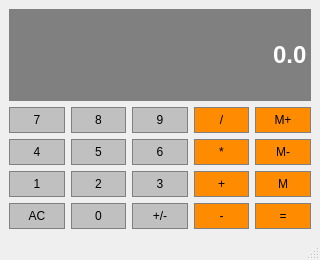
<?xml version="1.0" encoding="UTF-8"?>
<ui version="4.0">
 <class>MainWindow</class>
 <widget class="QMainWindow" name="MainWindow">
  <property name="geometry">
   <rect>
    <x>0</x>
    <y>0</y>
    <width>320</width>
    <height>260</height>
   </rect>
  </property>
  <property name="windowTitle">
   <string>MainWindow</string>
  </property>
  <widget class="QWidget" name="centralwidget">
   <layout class="QGridLayout" name="gridLayout">
    <item row="2" column="3">
     <widget class="QPushButton" name="Divide">
      <property name="sizePolicy">
       <sizepolicy hsizetype="Preferred" vsizetype="Preferred">
        <horstretch>0</horstretch>
        <verstretch>0</verstretch>
       </sizepolicy>
      </property>
      <property name="styleSheet">
       <string notr="true">QPushButton{
background-color:#FF8C00;
border:1px solid gray;
padding: 5px;
}

QPushButton:pressed{
background-color:#A9A9A9;
border:1px solid gray;
padding: 5px;
}</string>
      </property>
      <property name="text">
       <string>/</string>
      </property>
     </widget>
    </item>
    <item row="2" column="4">
     <widget class="QPushButton" name="MemAdd">
      <property name="sizePolicy">
       <sizepolicy hsizetype="Preferred" vsizetype="Preferred">
        <horstretch>0</horstretch>
        <verstretch>0</verstretch>
       </sizepolicy>
      </property>
      <property name="styleSheet">
       <string notr="true">QPushButton{
background-color:#FF8C00;
border:1px solid gray;
padding: 5px;
}

QPushButton:pressed{
background-color:#A9A9A9;
border:1px solid gray;
padding: 5px;
}</string>
      </property>
      <property name="text">
       <string>M+</string>
      </property>
     </widget>
    </item>
    <item row="4" column="0">
     <widget class="QPushButton" name="Button1">
      <property name="sizePolicy">
       <sizepolicy hsizetype="Preferred" vsizetype="Preferred">
        <horstretch>0</horstretch>
        <verstretch>0</verstretch>
       </sizepolicy>
      </property>
      <property name="styleSheet">
       <string notr="true">QPushButton{
background-color:#c0c0c0;
border:1px solid gray;
padding: 5px;
}

QPushButton:pressed{
background-color:#A9A9A9;
border:1px solid gray;
padding: 5px;
}</string>
      </property>
      <property name="text">
       <string>1</string>
      </property>
     </widget>
    </item>
    <item row="2" column="2">
     <widget class="QPushButton" name="Button9">
      <property name="sizePolicy">
       <sizepolicy hsizetype="Preferred" vsizetype="Preferred">
        <horstretch>0</horstretch>
        <verstretch>0</verstretch>
       </sizepolicy>
      </property>
      <property name="styleSheet">
       <string notr="true">QPushButton{
background-color:#c0c0c0;
border:1px solid gray;
padding: 5px;
}

QPushButton:pressed{
background-color:#A9A9A9;
border:1px solid gray;
padding: 5px;
}</string>
      </property>
      <property name="text">
       <string>9</string>
      </property>
     </widget>
    </item>
    <item row="3" column="0">
     <widget class="QPushButton" name="Button4">
      <property name="sizePolicy">
       <sizepolicy hsizetype="Preferred" vsizetype="Preferred">
        <horstretch>0</horstretch>
        <verstretch>0</verstretch>
       </sizepolicy>
      </property>
      <property name="styleSheet">
       <string notr="true">QPushButton{
background-color:#c0c0c0;
border:1px solid gray;
padding: 5px;
}

QPushButton:pressed{
background-color:#A9A9A9;
border:1px solid gray;
padding: 5px;
}</string>
      </property>
      <property name="text">
       <string>4</string>
      </property>
     </widget>
    </item>
    <item row="2" column="1">
     <widget class="QPushButton" name="Button8">
      <property name="sizePolicy">
       <sizepolicy hsizetype="Preferred" vsizetype="Preferred">
        <horstretch>0</horstretch>
        <verstretch>0</verstretch>
       </sizepolicy>
      </property>
      <property name="layoutDirection">
       <enum>Qt::RightToLeft</enum>
      </property>
      <property name="styleSheet">
       <string notr="true">QPushButton{
background-color:#c0c0c0;
border:1px solid gray;
padding: 5px;
}

QPushButton:pressed{
background-color:#A9A9A9;
border:1px solid gray;
padding: 5px;
}</string>
      </property>
      <property name="text">
       <string>8</string>
      </property>
     </widget>
    </item>
    <item row="2" column="0">
     <widget class="QPushButton" name="Button7">
      <property name="sizePolicy">
       <sizepolicy hsizetype="Preferred" vsizetype="Preferred">
        <horstretch>0</horstretch>
        <verstretch>0</verstretch>
       </sizepolicy>
      </property>
      <property name="styleSheet">
       <string notr="true">QPushButton{
background-color:#c0c0c0;
border:1px solid gray;
padding: 5px;
}

QPushButton:pressed{
background-color:#A9A9A9;
border:1px solid gray;
padding: 5px;
}</string>
      </property>
      <property name="text">
       <string>7</string>
      </property>
     </widget>
    </item>
    <item row="5" column="0">
     <widget class="QPushButton" name="Clear">
      <property name="sizePolicy">
       <sizepolicy hsizetype="Preferred" vsizetype="Preferred">
        <horstretch>0</horstretch>
        <verstretch>0</verstretch>
       </sizepolicy>
      </property>
      <property name="styleSheet">
       <string notr="true">QPushButton{
background-color:#c0c0c0;
border:1px solid gray;
padding: 5px;
}

QPushButton:pressed{
background-color:#A9A9A9;
border:1px solid gray;
padding: 5px;
}</string>
      </property>
      <property name="text">
       <string>AC</string>
      </property>
     </widget>
    </item>
    <item row="3" column="1">
     <widget class="QPushButton" name="Button5">
      <property name="sizePolicy">
       <sizepolicy hsizetype="Preferred" vsizetype="Preferred">
        <horstretch>0</horstretch>
        <verstretch>0</verstretch>
       </sizepolicy>
      </property>
      <property name="styleSheet">
       <string notr="true">QPushButton{
background-color:#c0c0c0;
border:1px solid gray;
padding: 5px;
}

QPushButton:pressed{
background-color:#A9A9A9;
border:1px solid gray;
padding: 5px;
}</string>
      </property>
      <property name="text">
       <string>5</string>
      </property>
     </widget>
    </item>
    <item row="3" column="2">
     <widget class="QPushButton" name="Button6">
      <property name="sizePolicy">
       <sizepolicy hsizetype="Preferred" vsizetype="Preferred">
        <horstretch>0</horstretch>
        <verstretch>0</verstretch>
       </sizepolicy>
      </property>
      <property name="styleSheet">
       <string notr="true">QPushButton{
background-color:#c0c0c0;
border:1px solid gray;
padding: 5px;
}

QPushButton:pressed{
background-color:#A9A9A9;
border:1px solid gray;
padding: 5px;
}</string>
      </property>
      <property name="text">
       <string>6</string>
      </property>
     </widget>
    </item>
    <item row="3" column="3">
     <widget class="QPushButton" name="Multiply">
      <property name="sizePolicy">
       <sizepolicy hsizetype="Preferred" vsizetype="Preferred">
        <horstretch>0</horstretch>
        <verstretch>0</verstretch>
       </sizepolicy>
      </property>
      <property name="styleSheet">
       <string notr="true">QPushButton{
background-color:#FF8C00;
border:1px solid gray;
padding: 5px;
}

QPushButton:pressed{
background-color:#A9A9A9;
border:1px solid gray;
padding: 5px;
}</string>
      </property>
      <property name="text">
       <string>*</string>
      </property>
     </widget>
    </item>
    <item row="3" column="4">
     <widget class="QPushButton" name="MemClear">
      <property name="sizePolicy">
       <sizepolicy hsizetype="Preferred" vsizetype="Preferred">
        <horstretch>0</horstretch>
        <verstretch>0</verstretch>
       </sizepolicy>
      </property>
      <property name="styleSheet">
       <string notr="true">QPushButton{
background-color:#FF8C00;
border:1px solid gray;
padding: 5px;
}

QPushButton:pressed{
background-color:#A9A9A9;
border:1px solid gray;
padding: 5px;
}</string>
      </property>
      <property name="text">
       <string>M-</string>
      </property>
     </widget>
    </item>
    <item row="4" column="1">
     <widget class="QPushButton" name="Button2">
      <property name="sizePolicy">
       <sizepolicy hsizetype="Preferred" vsizetype="Preferred">
        <horstretch>0</horstretch>
        <verstretch>0</verstretch>
       </sizepolicy>
      </property>
      <property name="styleSheet">
       <string notr="true">QPushButton{
background-color:#c0c0c0;
border:1px solid gray;
padding: 5px;
}

QPushButton:pressed{
background-color:#A9A9A9;
border:1px solid gray;
padding: 5px;
}</string>
      </property>
      <property name="text">
       <string>2</string>
      </property>
     </widget>
    </item>
    <item row="4" column="2">
     <widget class="QPushButton" name="Button3">
      <property name="sizePolicy">
       <sizepolicy hsizetype="Preferred" vsizetype="Preferred">
        <horstretch>0</horstretch>
        <verstretch>0</verstretch>
       </sizepolicy>
      </property>
      <property name="styleSheet">
       <string notr="true">QPushButton{
background-color:#c0c0c0;
border:1px solid gray;
padding: 5px;
}

QPushButton:pressed{
background-color:#A9A9A9;
border:1px solid gray;
padding: 5px;
}</string>
      </property>
      <property name="text">
       <string>3</string>
      </property>
     </widget>
    </item>
    <item row="4" column="3">
     <widget class="QPushButton" name="Add">
      <property name="sizePolicy">
       <sizepolicy hsizetype="Preferred" vsizetype="Preferred">
        <horstretch>0</horstretch>
        <verstretch>0</verstretch>
       </sizepolicy>
      </property>
      <property name="styleSheet">
       <string notr="true">QPushButton{
background-color:#FF8C00;
border:1px solid gray;
padding: 5px;
}

QPushButton:pressed{
background-color:#A9A9A9;
border:1px solid gray;
padding: 5px;
}</string>
      </property>
      <property name="text">
       <string>+</string>
      </property>
     </widget>
    </item>
    <item row="4" column="4">
     <widget class="QPushButton" name="MemGet">
      <property name="sizePolicy">
       <sizepolicy hsizetype="Preferred" vsizetype="Preferred">
        <horstretch>0</horstretch>
        <verstretch>0</verstretch>
       </sizepolicy>
      </property>
      <property name="styleSheet">
       <string notr="true">QPushButton{
background-color:#FF8C00;
border:1px solid gray;
padding: 5px;
}

QPushButton:pressed{
background-color:#A9A9A9;
border:1px solid gray;
padding: 5px;
}</string>
      </property>
      <property name="text">
       <string>M</string>
      </property>
     </widget>
    </item>
    <item row="5" column="1">
     <widget class="QPushButton" name="Button0">
      <property name="sizePolicy">
       <sizepolicy hsizetype="Preferred" vsizetype="Preferred">
        <horstretch>0</horstretch>
        <verstretch>0</verstretch>
       </sizepolicy>
      </property>
      <property name="styleSheet">
       <string notr="true">QPushButton{
background-color:#c0c0c0;
border:1px solid gray;
padding: 5px;
}

QPushButton:pressed{
background-color:#A9A9A9;
border:1px solid gray;
padding: 5px;
}</string>
      </property>
      <property name="text">
       <string>0</string>
      </property>
     </widget>
    </item>
    <item row="5" column="2">
     <widget class="QPushButton" name="ChangeSign">
      <property name="sizePolicy">
       <sizepolicy hsizetype="Preferred" vsizetype="Preferred">
        <horstretch>0</horstretch>
        <verstretch>0</verstretch>
       </sizepolicy>
      </property>
      <property name="styleSheet">
       <string notr="true">QPushButton{
background-color:#c0c0c0;
border:1px solid gray;
padding: 5px;
}

QPushButton:pressed{
background-color:#A9A9A9;
border:1px solid gray;
padding: 5px;
}</string>
      </property>
      <property name="text">
       <string>+/-</string>
      </property>
     </widget>
    </item>
    <item row="5" column="3">
     <widget class="QPushButton" name="Subtract">
      <property name="sizePolicy">
       <sizepolicy hsizetype="Preferred" vsizetype="Preferred">
        <horstretch>0</horstretch>
        <verstretch>0</verstretch>
       </sizepolicy>
      </property>
      <property name="styleSheet">
       <string notr="true">QPushButton{
background-color:#FF8C00;
border:1px solid gray;
padding: 5px;
}

QPushButton:pressed{
background-color:#A9A9A9;
border:1px solid gray;
padding: 5px;
}</string>
      </property>
      <property name="text">
       <string>-</string>
      </property>
     </widget>
    </item>
    <item row="5" column="4">
     <widget class="QPushButton" name="Equals">
      <property name="sizePolicy">
       <sizepolicy hsizetype="Preferred" vsizetype="Preferred">
        <horstretch>0</horstretch>
        <verstretch>0</verstretch>
       </sizepolicy>
      </property>
      <property name="styleSheet">
       <string notr="true">QPushButton{
background-color:#FF8C00;
border:1px solid gray;
padding: 5px;
}

QPushButton:pressed{
background-color:#A9A9A9;
border:1px solid gray;
padding: 5px;
}</string>
      </property>
      <property name="text">
       <string>=</string>
      </property>
     </widget>
    </item>
    <item row="0" column="0" colspan="5">
     <widget class="QLineEdit" name="Display">
      <property name="sizePolicy">
       <sizepolicy hsizetype="Preferred" vsizetype="Expanding">
        <horstretch>0</horstretch>
        <verstretch>0</verstretch>
       </sizepolicy>
      </property>
      <property name="font">
       <font>
        <family>Arial</family>
        <pointsize>18</pointsize>
        <weight>75</weight>
        <bold>true</bold>
       </font>
      </property>
      <property name="layoutDirection">
       <enum>Qt::LeftToRight</enum>
      </property>
      <property name="styleSheet">
       <string notr="true">QLineEdit{
background-color:gray;
border:1px solid gray;
color:#ffffff;
}</string>
      </property>
      <property name="text">
       <string>0.0</string>
      </property>
      <property name="alignment">
       <set>Qt::AlignRight|Qt::AlignTrailing|Qt::AlignVCenter</set>
      </property>
     </widget>
    </item>
   </layout>
  </widget>
  <widget class="QMenuBar" name="menubar">
   <property name="geometry">
    <rect>
     <x>0</x>
     <y>0</y>
     <width>320</width>
     <height>21</height>
    </rect>
   </property>
  </widget>
  <widget class="QStatusBar" name="statusbar"/>
 </widget>
 <resources/>
 <connections/>
</ui>
